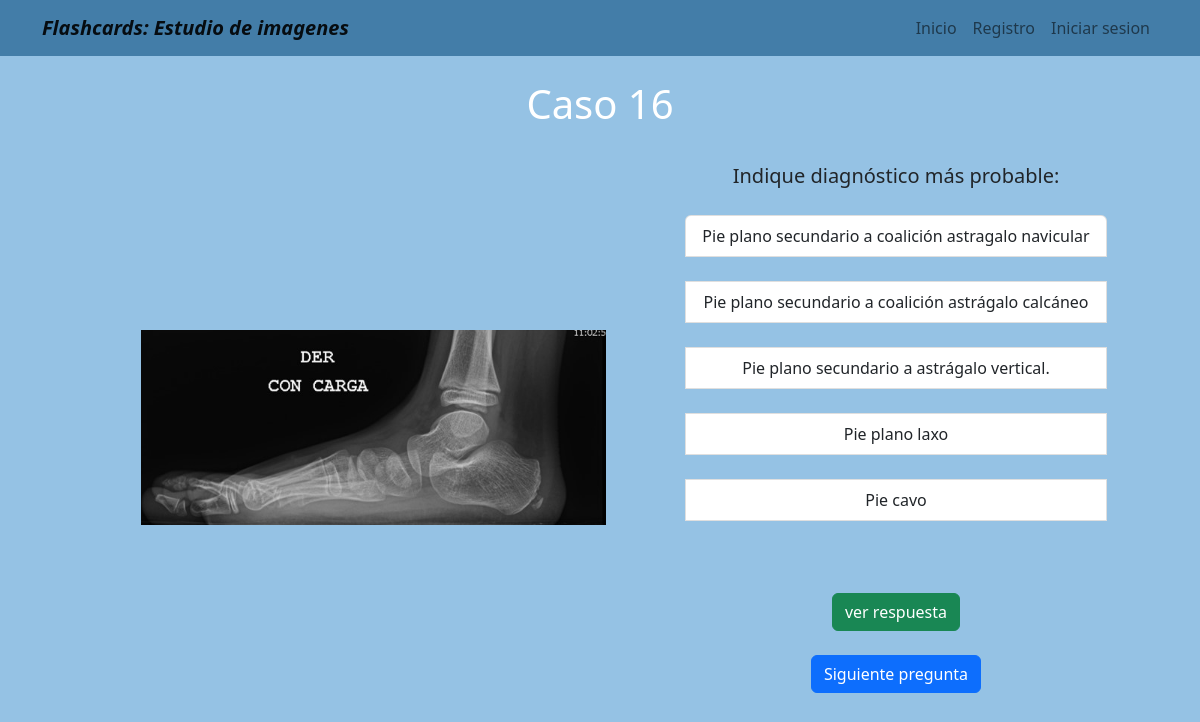
The page /alternativas/16/ on the database its author committed.
### alternativas/models.py (models this page shows)
class secc_alternativa(models.Model):
    numero_respuesta_alt= PositiveSmallIntegerField(default=1)
    alternativa_1= CharField(max_length=100, blank=True)
    alternativa_2= CharField(max_length=100, blank=True)
    alternativa_3= CharField(max_length=100, blank=True)
    alternativa_4= CharField(max_length=100, blank=True)
    alternativa_5= CharField(max_length=100, blank=True)
    alternativa_respuesta= CharField(max_length=100, blank=True)
    descripcion_breve = CharField(max_length=600, blank=True)
    url_info_esp= URLField(blank=True)
    url_info_ing= URLField(blank=True)
    imagen_con_patologia= ImageField(upload_to='estudio/images/')
    pregunta= CharField(max_length=500, blank=True)

### alternativas/views.py (the view)
# urls.py: path('16/', diesciseis, name='diesciseis'),
def diesciseis(request):
    diesciseis= secc_alternativa.objects.filter(numero_respuesta_alt=16)
    return render(request, '16.html',{'diesciseis':diesciseis})

### alternativas/templates/16.html
{% extends "layout.html" %}
{% block content %}
{% for info in diesciseis %}
<h1 style="color:white ; text-align:center;"> Caso {{info.numero_respuesta_alt}}</h1> <br/>
  <td style="padding-left: 20px;">
    <img src=" {{info.imagen_con_patologia.url}}" width="75%" > <br>
  </td>
  <td style="padding-right: 50px;">
    <a style=" font-size: 20px">{{info.pregunta}} </a> <br><br>
    <div class="list-group">
      <a class="list-group-item list-group-item-action">{{info.alternativa_1}} </a> <br>
      <a class="list-group-item list-group-item-action">{{info.alternativa_2}} </a> <br>
      <a class="list-group-item list-group-item-action">{{info.alternativa_3}} </a> <br>
      <a class="list-group-item list-group-item-action">{{info.alternativa_4}} </a> <br>
      <a class="list-group-item list-group-item-action">{{info.alternativa_5}} </a> <br>
  </div>
  <br> <br> <a class="btn btn-success text-center contenedor-boton-inicio" href="{% url 'diesciseis_r' %}" role="button" > ver respuesta </a>
  <br> <br> <a class="btn btn-primary text-center contenedor-boton-inicio" href="{% url 'diescisiete' %}" role="button" > Siguiente pregunta </a>
</td>
{% endfor %}
{% endblock %}

### home/templates/layout.html (style rules this page uses)
body { background-color:#95c2e4; text-align: center; }
.contenedor-boton-inicio { display: inline-flex; }

### rows shown on the page
secc_alternativa: numero_respuesta_alt "16", imagen_con_patologia (picture), pregunta "Indique diagnóstico más probable:", alternativa_1 "Pie plano secundario a coalición astragalo navicular", alternativa_2 "Pie plano secundario a coalición astrágalo calcáneo", alternativa_3 "Pie plano secundario a astrágalo vertical.", alternativa_4 "Pie plano laxo", alternativa_5 "Pie cavo"
